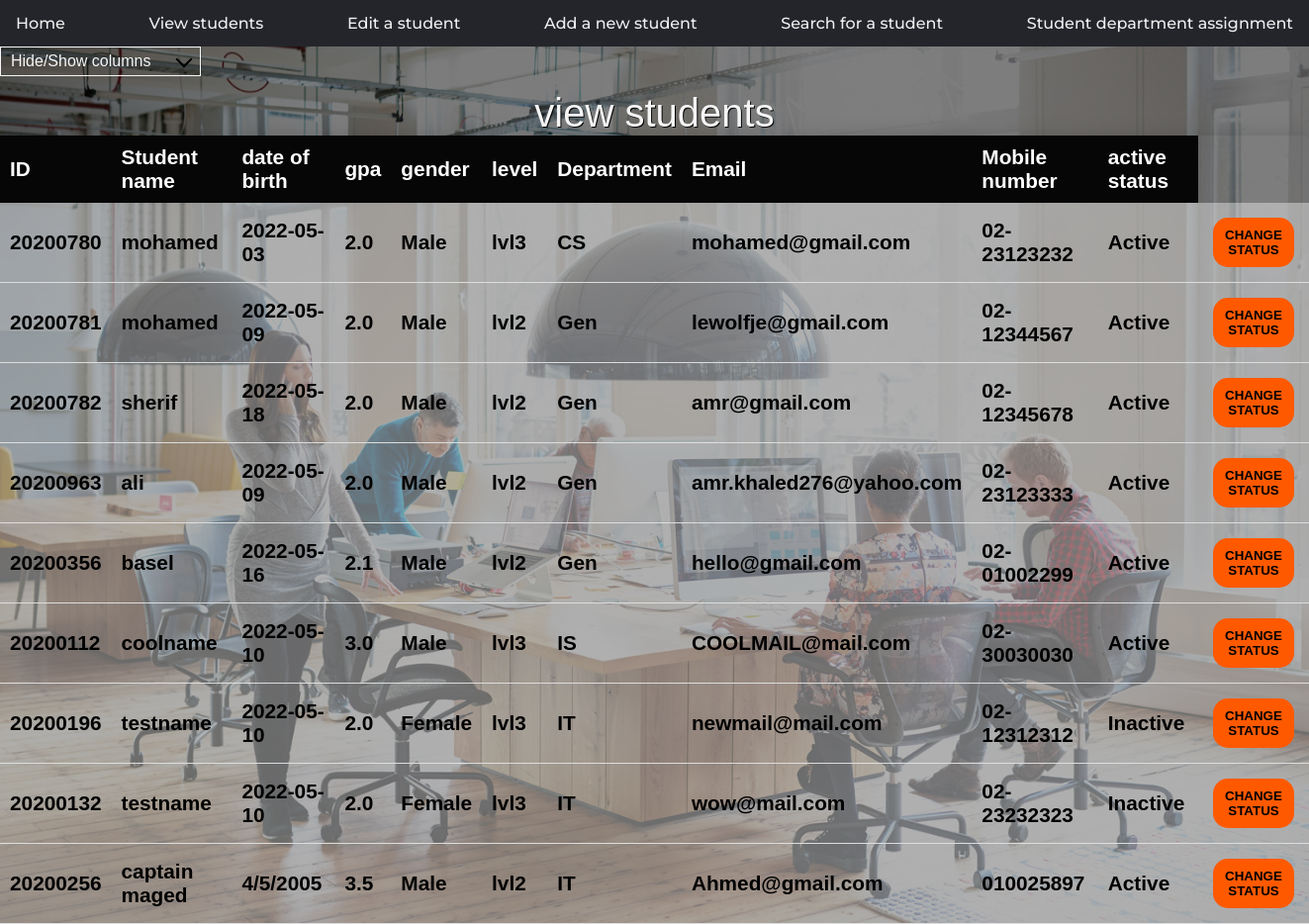
The app's page /view-students.html, older data.
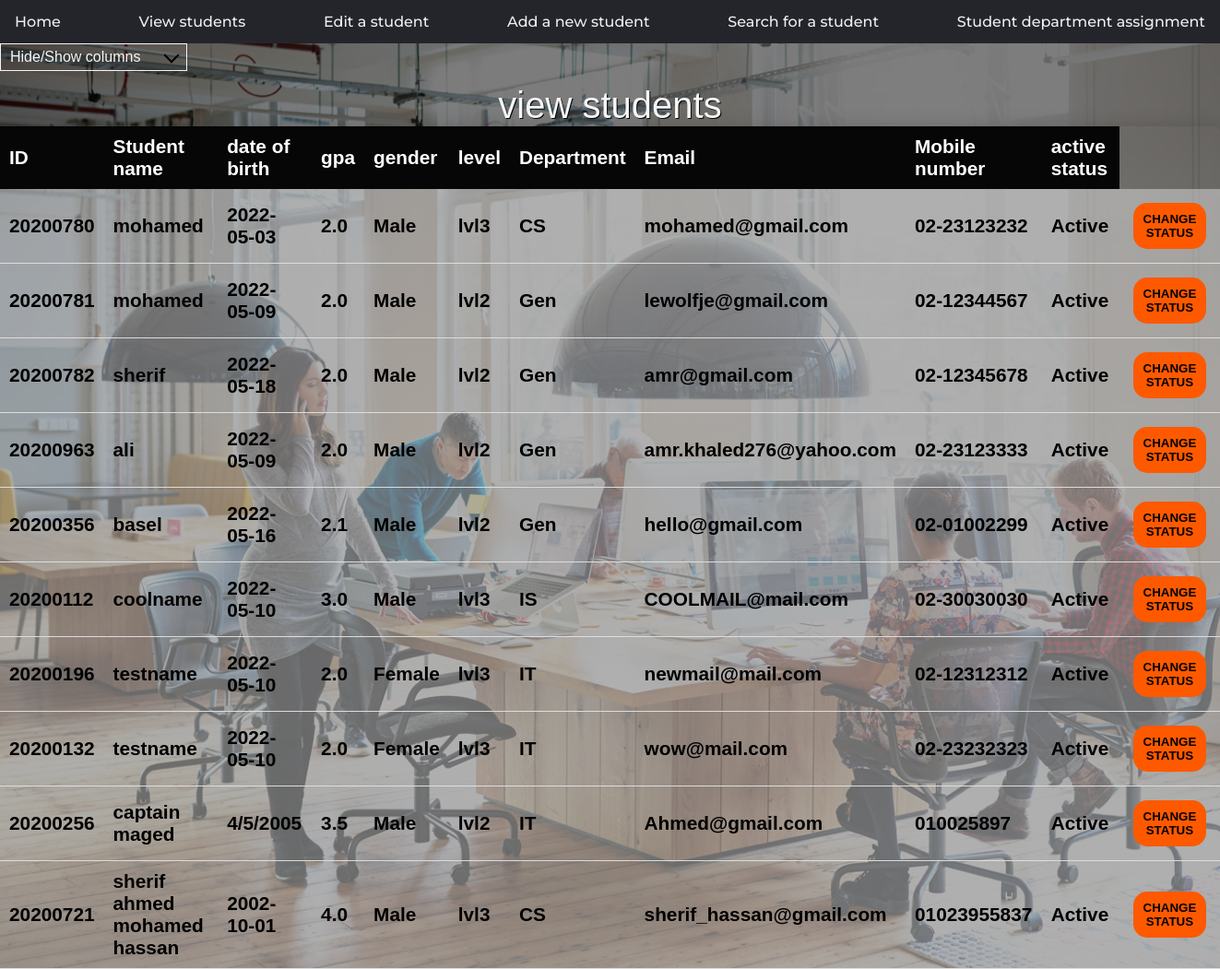
The same page, newer data.
### sap/models.py (models this page shows)
class informations(models.Model):
    name = models.CharField(max_length=500, default='')
    studID = models.DecimalField(max_digits=99999999,
                                 blank=True, default=None, decimal_places=0)
    date = models.CharField(max_length=500, default='')
    gpa = models.FloatField(blank=True, null=True,
                            default=None)
    gender = models.CharField(max_length=500, default='')
    level = models.CharField(max_length=500, default='')
    department = models.CharField(max_length=500, default='')
    email = models.CharField(max_length=500, default='')
    mobile = models.CharField(max_length=500, default='')
    status = models.CharField(max_length=500, default='')

### sap/views.py (the view, shortened to what this page needs)
# urls.py: path('view-students.html', views.view_students, name='view-students'),
def view_students(request):
    inform = informations.objects.all()
    return render(request, 'view-students.html', {'inform': inform})

### templates/view-students.html (shortened to what this page needs)
{% load static %}
<!DOCTYPE html>
<html lang="en">
  <head>
    <link rel="stylesheet" href="{% static 'assets/CSS/styles.css'%}" />
    <link rel="stylesheet" href="{% static 'assets/CSS/view students.css'%}" />
  </head>
  <body id="view-students">
    <nav>
      <ul>
        <li>
          <a href="index.html" name="index"> Home </a>
        </li>
        <li>
          <a href="view-students.html" name="view-students"> View students </a>
        </li>
        <li>
          <a href="edit-student-data.html" name="edit-student-data"> Edit a student </a>
        </li>
        <li>
          <a href="add-student.html" name="add-student"> Add a new student </a>
        </li>
        <li>
          <a href="search-student.html" name="search-student"> Search for a student </a>
        </li>
        <li>
          <a href="student-department-assignment.html" name="student-department-assignment">
            Student department assignment
          </a>
        </li>
      </ul>
    </nav>
    <div id="filter" class="dropdown-check-list" tabindex="100">
      <span class="anchor">Hide/Show columns</span>
    </div>
    <form action="{% url 'view-students' %}" method="post">
    <table class="contentTable">
      <caption>
        view students
      </caption>
      <thead>
        <tr>
          <th class="col1">ID</th>
          <th class="col2">Student name</th>
          <th class="col3">date of birth</th>
          <th class="col4">gpa</th>
          <th class="col5">gender</th>
          <th class="col6">level</th>
          <th class="col7">Department</th>
          <th class="col8">Email</th>
          <th class="col9">Mobile number</th>
          <th class="col10">active status</th>
        </tr>
      </thead>
      <tbody id="content">
        {% for i in inform %}
        <tr>
          <td class="col1">{{i.studID}}</td>
          <td class="col2">{{i.name}}</td>
          <td class="col3">{{i.date}}</td>
          <td class="col4">{{i.gpa}}</td>
          <td class="col5">{{i.gender}}</td>
          <td class="col6">{{i.level}}</td>
          <td class="col7">{{i.department}}</td>
          <td class="col8">{{i.email}}</td>
          <td class="col9">{{i.mobile}}</td>
          <td class="col10" name="status">{{i.status}} </td>
          <td class="col11"><button type="submit" class="status" name="changeStatus"  onclick="change(this.id)">change status</button></td>
        </tr>
        {% endfor %}
    </form>
  </body>
</html>

Row changes from the older to the newer data that the page shows:
changed informations "newmail@mail.com": status "Inactive" → "Active"
changed informations "wow@mail.com": status "Inactive" → "Active"
added informations: studID "20200721", name "sherif ahmed mohamed hassan", date "2002-10-01", gpa "4.0", gender "Male", level "lvl3", department "CS", email "sherif_hassan@gmail.com", mobile "01023955837", status "Active"
